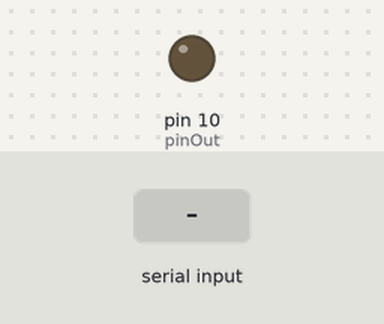
A sketch run on a simulated Arduino Uno, built with avr-gcc and run on an emulated ATmega328P. Parts: output pins drawn as LEDs (lit = HIGH). The test bench sets the inputs (shaded band). What the sketch prints to the serial monitor is not drawn.

Above: at 1.2 s.
1.3 s: "D" received over Serial
At 1.7 s:
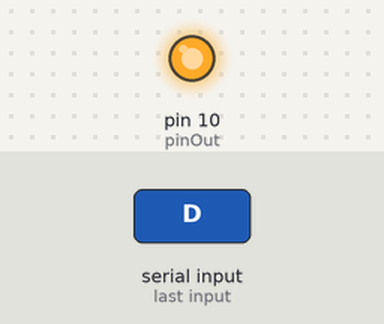
2.8 s: "d" received over Serial
At 4.1 s:
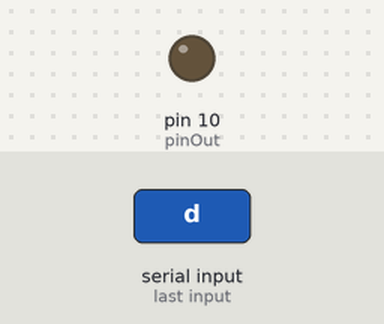
Timing chart, 0 to 5.8 s (numbered marks = the images above; inputs shaded):
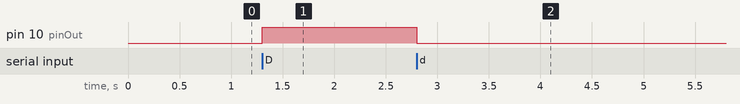

Measured:
- after the input at 1.3 s, pin 10 (pinOut): LOW → HIGH at once
- after the input at 2.8 s, pin 10 (pinOut): HIGH → LOW at once

The sketch:

sketch.ino
```cpp
int pinOut = 10;

char state;

void setup() {
  Serial.begin(9600);
  pinMode(pinOut, OUTPUT);
  digitalWrite(pinOut, LOW);
}

void loop() {
  if(Serial.available() > 0) {
    state = Serial.read();
  }
  Serial.println(state);
  switch(state) {
    case 'D':
      digitalWrite(pinOut, HIGH);
      break;
    case 'd':
      digitalWrite(pinOut, LOW);
      break;
    default:
      break;
  }
  delay(50);
}
```
